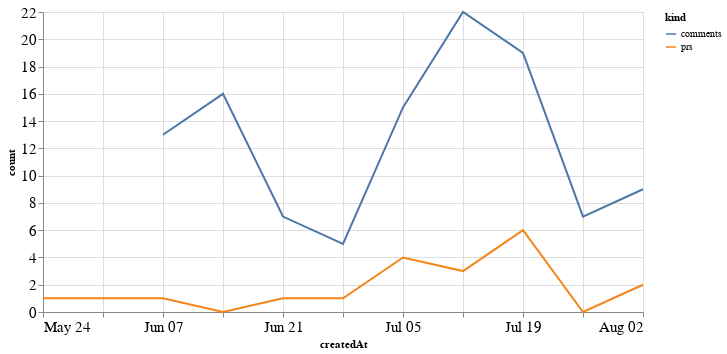

Write notebook code for a chart like this one.
### Code cell
alt.Chart(total_time, width=600).mark_line().encode(
    x='createdAt',
    y='count',
    color='kind'
)

### Figure 1 — Vega-Lite specification as saved in the notebook (floating-point values rounded to 4 significant figures)
{"config": {"axisLeft": {"labelFontSize": 15}, "axisBottom": {"labelFontSize": 15}}, "data": {"name": "data-2f910aa41a56cbbf9e6eb526524cb547"}, "mark": "line", "encoding": {"color": {"type": "nominal", "field": "kind"}, "x": {"type": "temporal", "field": "createdAt"}, "y": {"type": "quantitative", "field": "count"}}, "width": 600, "$schema": "https://vega.github.io/schema/vega-lite/v4.8.1.json", "datasets": {"data-2f910aa41a56cbbf9e6eb526524cb547": [{"createdAt": "2020-05-24T00:00:00", "kind": "prs", "count": 1.0}, {"createdAt": "2020-05-31T00:00:00", "kind": "prs", "count": 1.0}, {"createdAt": "2020-06-07T00:00:00", "kind": "prs", "count": 1.0}, {"createdAt": "2020-06-14T00:00:00", "kind": "prs", "count": 0.0}, {"createdAt": "2020-06-21T00:00:00", "kind": "prs", "count": 1.0}, {"createdAt": "2020-06-28T00:00:00", "kind": "prs", "count": 1.0}, {"createdAt": "2020-07-05T00:00:00", "kind": "prs", "count": 4.0}, {"createdAt": "2020-07-12T00:00:00", "kind": "prs", "count": 3.0}, {"createdAt": "2020-07-19T00:00:00", "kind": "prs", "count": 6.0}, {"createdAt": "2020-07-26T00:00:00", "kind": "prs", "count": 0.0}, {"createdAt": "2020-08-02T00:00:00", "kind": "prs", "count": 2.0}, {"createdAt": "2020-05-24T00:00:00", "kind": "comments", "count": null}, {"createdAt": "2020-05-31T00:00:00", "kind": "comments", "count": null}, {"createdAt": "2020-06-07T00:00:00", "kind": "comments", "count": 13.0}, {"createdAt": "2020-06-14T00:00:00", "kind": "comments", "count": 16.0}, {"createdAt": "2020-06-21T00:00:00", "kind": "comments", "count": 7.0}, {"createdAt": "2020-06-28T00:00:00", "kind": "comments", "count": 5.0}, {"createdAt": "2020-07-05T00:00:00", "kind": "comments", "count": 15.0}, {"createdAt": "2020-07-12T00:00:00", "kind": "comments", "count": 22.0}, {"createdAt": "2020-07-19T00:00:00", "kind": "comments", "count": 19.0}, {"createdAt": "2020-07-26T00:00:00", "kind": "comments", "count": 7.0}, {"createdAt": "2020-08-02T00:00:00", "kind": "comments", "count": 9.0}]}}
